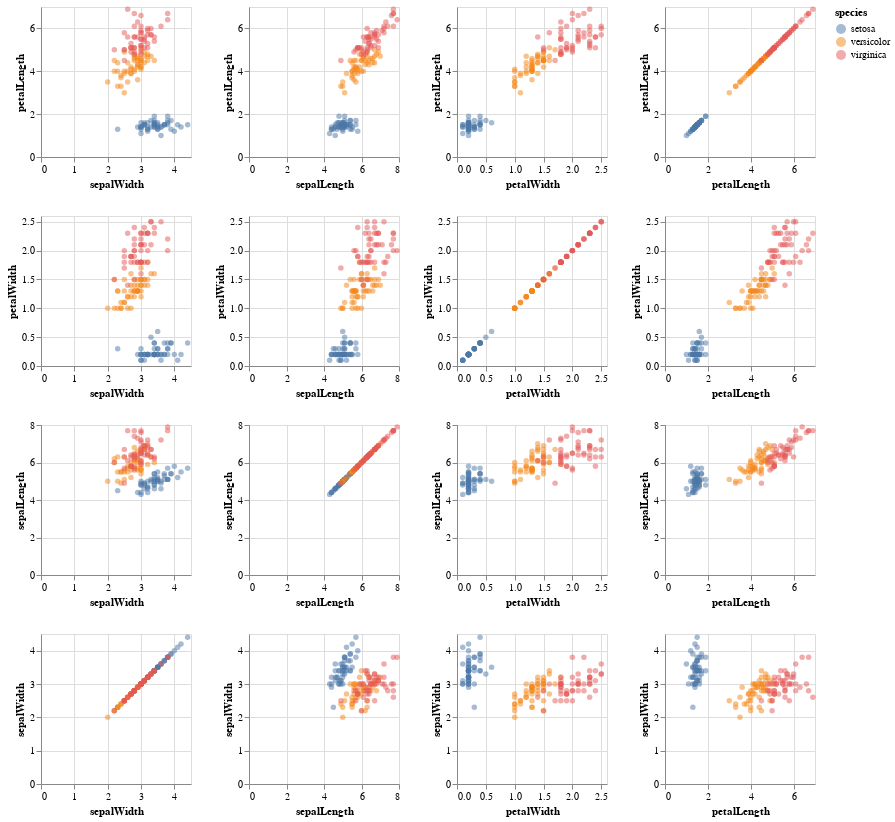

Source (notebook cell):
### Code cell
alt.Chart(iris_df).mark_circle(opacity=0.5).encode(
    alt.X(alt.repeat("column"), type='quantitative'),
    alt.Y(alt.repeat("row"), type='quantitative'),
    color='species:N'
).properties(
    width=150,
    height=150
).repeat(
    row=['petalLength', 'petalWidth', 'sepalLength', 'sepalWidth'],
    column=['sepalWidth', 'sepalLength', 'petalWidth', 'petalLength']
)

### Figure 1 — Vega-Lite specification as saved in the notebook (floating-point values rounded to 4 significant figures; data arrays with more than 128 entries replaced by an {"elided": "..."} marker saying what was removed)
{"$schema": "https://vega.github.io/schema/vega-lite/v3.4.0.json", "config": {"background": "white", "mark": {"tooltip": null}, "view": {"height": 300, "width": 400}}, "datasets": {"data-a264acbd6e539a8b3afc0cb5f240fb57": {"elided": "150 records"}}, "repeat": {"column": ["sepalWidth", "sepalLength", "petalWidth", "petalLength"], "row": ["petalLength", "petalWidth", "sepalLength", "sepalWidth"]}, "spec": {"data": {"name": "data-a264acbd6e539a8b3afc0cb5f240fb57"}, "encoding": {"color": {"field": "species", "type": "nominal"}, "x": {"field": {"repeat": "column"}, "type": "quantitative"}, "y": {"field": {"repeat": "row"}, "type": "quantitative"}}, "height": 150, "mark": {"opacity": 0.5, "type": "circle"}, "width": 150}}
